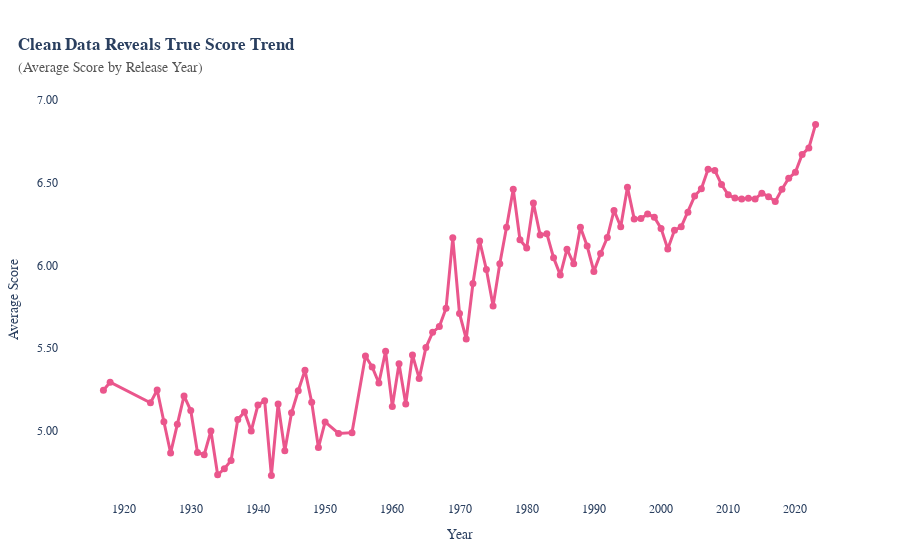

Notebook source saved alongside this figure:
### Markdown cell above
#### **b. Raw vs Clean: Average score of Anime released per year**

### Code cell
# Prepare data: Average Score by Release Year (Cleaned)
score_by_year = df_anime_dataset_2023_prep.groupby('Aired Year')['Score'].mean().dropna()
x_years = score_by_year.index
y_scores = score_by_year.values

# Create Line Chart — Average Score by Release Year (Cleaned)
fig = go.Figure()

fig.add_trace(go.Scatter(
    x=x_years,
    y=y_scores,
    mode='lines+markers',
    line=dict(color='#ea568c', width=3),
    marker=dict(size=7, color='#ea568c'),
    name='Dữ liệu sạch',
    showlegend=False,
    text=[f"{score:.2f}" for score in y_scores],
    hovertemplate='Year=%{x}<br>Average Score=%{y:.2f}<extra></extra>'
))

fig.update_layout(
    template='plotly_white',
    font=dict(family="Tahoma"),
    margin=dict(l=40, r=40, t=100, b=60),
    title=dict(
        text="<b>Clean Data Reveals True Score Trend</b><br><span style='color:#555555; font-size:14px'>(Average Score by Release Year)</span>",
        x=0.02
    ),
    hovermode="x unified",
    xaxis=dict(
        title="Year",
        showgrid=False,
        tickformat="d",
        nticks=15
    ),
    yaxis=dict(
        title="Average Score",
        showgrid=False,
        tickformat=".2f"
    ),
    legend=dict(
        x=1.02, y=0.98, xanchor='left', yanchor='top', bgcolor='rgba(0,0,0,0)'
    )
)

fig.show()

### Figure 1 — Plotly figure (JSON) as saved in the notebook; plotly's stock layout.template omitted (floating-point values rounded to 4 significant figures)
{"data": [{"hovertemplate": "Year=%{x}<br>Average Score=%{y:.2f}<extra></extra>", "line": {"color": "#ea568c", "width": 3}, "marker": {"color": "#ea568c", "size": 7}, "mode": "lines+markers", "name": "Dữ liệu sạch", "showlegend": false, "text": ["5.25", "5.29", "5.17", "5.25", "5.06", "4.87", "5.04", "5.21", "5.12", "4.87", "4.86", "5.00", "4.74", "4.77", "4.82", "5.07", "5.12", "5.00", "5.16", "5.18", "4.73", "5.16", "4.88", "5.11", "5.24", "5.37", "5.17", "4.90", "5.05", "4.99", "4.99", "5.45", "5.39", "5.29", "5.48", "5.15", "5.41", "5.16", "5.46", "5.32", "5.50", "5.60", "5.63", "5.74", "6.17", "5.71", "5.56", "5.89", "6.15", "5.98", "5.76", "6.01", "6.23", "6.46", "6.16", "6.11", "6.38", "6.18", "6.19", "6.05", "5.94", "6.10", "6.01", "6.23", "6.12", "5.96", "6.07", "6.17", "6.33", "6.23", "6.47", "6.28", "6.28", "6.31", "6.29", "6.22", "6.10", "6.21", "6.23", "6.32", "6.42", "6.46", "6.58", "6.58", "6.49", "6.43", "6.41", "6.40", "6.41", "6.40", "6.44", "6.42", "6.39", "6.46", "6.53", "6.56", "6.67", "6.71", "6.85"], "type": "scatter", "x": [1917.0, 1918.0, 1924.0, 1925.0, 1926.0, 1927.0, 1928.0, 1929.0, 1930.0, 1931.0, 1932.0, 1933.0, 1934.0, 1935.0, 1936.0, 1937.0, 1938.0, 1939.0, 1940.0, 1941.0, 1942.0, 1943.0, 1944.0, 1945.0, 1946.0, 1947.0, 1948.0, 1949.0, 1950.0, 1952.0, 1954.0, 1956.0, 1957.0, 1958.0, 1959.0, 1960.0, 1961.0, 1962.0, 1963.0, 1964.0, 1965.0, 1966.0, 1967.0, 1968.0, 1969.0, 1970.0, 1971.0, 1972.0, 1973.0, 1974.0, 1975.0, 1976.0, 1977.0, 1978.0, 1979.0, 1980.0, 1981.0, 1982.0, 1983.0, 1984.0, 1985.0, 1986.0, 1987.0, 1988.0, 1989.0, 1990.0, 1991.0, 1992.0, 1993.0, 1994.0, 1995.0, 1996.0, 1997.0, 1998.0, 1999.0, 2000.0, 2001.0, 2002.0, 2003.0, 2004.0, 2005.0, 2006.0, 2007.0, 2008.0, 2009.0, 2010.0, 2011.0, 2012.0, 2013.0, 2014.0, 2015.0, 2016.0, 2017.0, 2018.0, 2019.0, 2020.0, 2021.0, 2022.0, 2023.0], "y": [5.247, 5.295, 5.17, 5.248, 5.056, 4.867, 5.04, 5.212, 5.124, 4.87, 4.856, 5.0, 4.735, 4.771, 4.822, 5.07, 5.115, 5.0, 5.157, 5.182, 4.73, 5.163, 4.88, 5.11, 5.243, 5.367, 5.173, 4.9, 5.055, 4.985, 4.99, 5.453, 5.388, 5.29, 5.482, 5.148, 5.406, 5.163, 5.459, 5.318, 5.504, 5.596, 5.631, 5.742, 6.168, 5.71, 5.556, 5.891, 6.148, 5.976, 5.756, 6.012, 6.232, 6.462, 6.156, 6.106, 6.378, 6.185, 6.193, 6.048, 5.943, 6.099, 6.011, 6.231, 6.118, 5.965, 6.073, 6.17, 6.334, 6.235, 6.474, 6.282, 6.284, 6.312, 6.293, 6.225, 6.101, 6.214, 6.234, 6.322, 6.42, 6.465, 6.582, 6.575, 6.49, 6.428, 6.408, 6.402, 6.407, 6.403, 6.438, 6.417, 6.387, 6.462, 6.528, 6.565, 6.672, 6.712, 6.854]}], "layout": {"font": {"family": "Tahoma"}, "hovermode": "x unified", "legend": {"bgcolor": "rgba(0,0,0,0)", "x": 1.02, "xanchor": "left", "y": 0.98, "yanchor": "top"}, "margin": {"b": 60, "l": 40, "r": 40, "t": 100}, "title": {"text": "<b>Clean Data Reveals True Score Trend</b><br><span style='color:#555555; font-size:14px'>(Average Score by Release Year)</span>", "x": 0.02}, "xaxis": {"nticks": 15, "showgrid": false, "tickformat": "d", "title": {"text": "Year"}}, "yaxis": {"showgrid": false, "tickformat": ".2f", "title": {"text": "Average Score"}}}}
